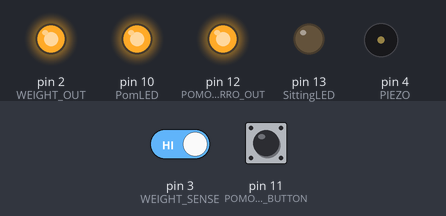
Recording of a sketch running on a simulated Arduino Uno, built with avr-gcc and run on an emulated ATmega328P. Parts: output pins drawn as LEDs (lit = HIGH), buzzer (waves = sounding). Dashed ring = blinking. The test bench sets the inputs (shaded band); at power-on: pin 11 (POMODORRO_BUTTON) HIGH, pin 3 (WEIGHT_SENSE) HIGH.

Above: at 1.8 s.
1.9 s: pin 11 (POMODORRO_BUTTON) pulled LOW for 0.6 s
At 3.9 s:
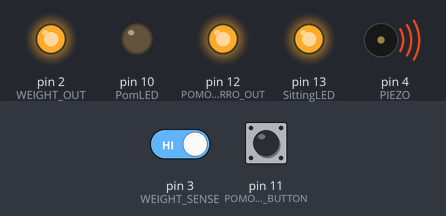
4.9 s: pin 3 (WEIGHT_SENSE) driven LOW
At 5.5 s:
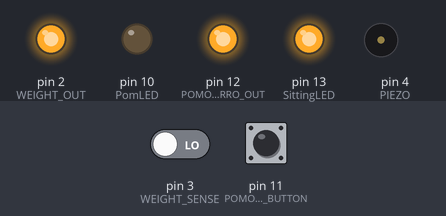
6.5 s: pin 11 (POMODORRO_BUTTON) pulled LOW for 1 s
At 7.1 s:
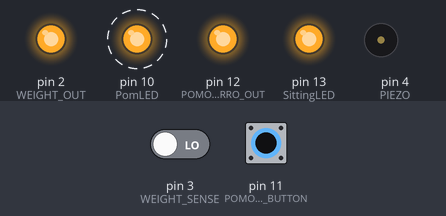
9.4 s: pin 11 (POMODORRO_BUTTON) pulled LOW for 3.2 s
At 13.8 s:
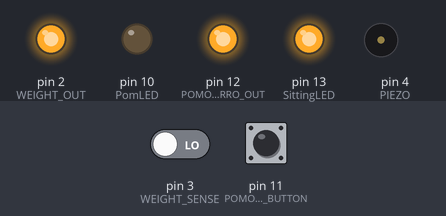
14.1 s: pin 3 (WEIGHT_SENSE) driven HIGH
At 15.1 s:
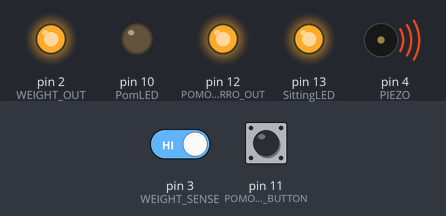
Timing chart, 0 to 16.9 s (numbered marks = the images above; inputs shaded):
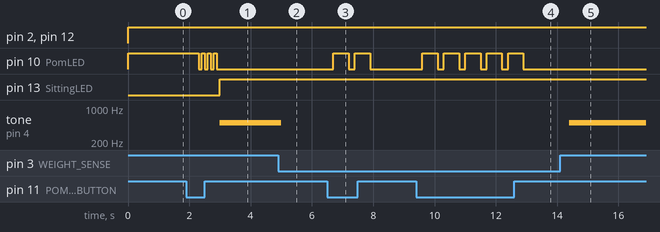

The sketch:

sketch_dec09a.ino
```cpp
int WEIGHT_OUT =  2;
int WEIGHT_SENSE = 3;
int POMODORRO_OUT = 12;
int POMODORRO_BUTTON = 11;

int PIEZO = 4;

int SittingLED = 13;
int PomLED = 10;

double TWENTY_FIVE_MINS = 3000; // 500MS BLOCKS
double FIVE_MINUTES = 600;


bool pomodorroStatus = false;
bool sittingStatus = false;
bool working = true; // default is staart working when entering program

double count = 0;

void flashingPom(){
  int ii =0;
  while(ii <= 3){
    digitalWrite(PomLED, HIGH);
    delay(100);
    digitalWrite(PomLED, LOW);
    delay(100);
    ii++;
  }
}

void turnPomodorroOn(){
  int pomSense = digitalRead(POMODORRO_BUTTON);
  if (pomSense == LOW) {
    delay(200); // debounce
    if (pomodorroStatus == false) {
      flashingPom();
      pomodorroStatus = true;
      digitalWrite(PomLED, LOW);
      working = true;
    } else {
      // reset to defaults
      pomodorroStatus = false;
      digitalWrite(PomLED, HIGH);
      digitalWrite(SittingLED, LOW);
      count = 0;
      working = true;
      sittingStatus = false;
    }
  }
}

void checkSittinSensor(){
  int senseResults = digitalRead(WEIGHT_SENSE);
  if (pomodorroStatus == true){
    if (senseResults == LOW) {
      sittingStatus = true;
    }
    else {
      sittingStatus = false;
    }
  } else { // turn on pomodorro automatically if sitting
    if (senseResults == LOW) {
      pomodorroStatus = true;
      sittingStatus = true;
    }
  }
}

void pomTimer(){
  if (pomodorroStatus == true) { // only added in to make code stringent
    count++;
    // toggle if exceeded time
    if (working == false){
      digitalWrite(SittingLED, LOW);
      if (count >= FIVE_MINUTES) {
        working = true;
        count = 0;
      }
      // if sitting while not working PIZO beep!
      if (sittingStatus == true){
        tone(PIEZO, 500);
        return;
      }
    }
    else {
      digitalWrite(SittingLED, HIGH);
      if (count >= TWENTY_FIVE_MINS) {
        working = false;
        count = 0;
      }
      // if not sitting during working PIEZO beep!
      if (sittingStatus == false){
        tone(PIEZO, 500);
        return;
      }
    }
  }
  noTone(PIEZO);
}


void setup() {
  // put your setup code here, to run once:
  pinMode(WEIGHT_OUT, OUTPUT);
  pinMode(WEIGHT_SENSE, INPUT);
  pinMode(POMODORRO_BUTTON, INPUT);
  pinMode(POMODORRO_OUT, OUTPUT);
  pinMode(PomLED, OUTPUT);
  pinMode(SittingLED, OUTPUT);
  pinMode(PIEZO, OUTPUT);
}

void loop() {

  digitalWrite(WEIGHT_OUT, HIGH); // turn on 5V check weight sensor
  digitalWrite(POMODORRO_OUT, HIGH); // turn on 5v button sensor
  if (pomodorroStatus == false) digitalWrite(PomLED, HIGH); // turn on by default
  else digitalWrite(PomLED, LOW);

  turnPomodorroOn();
  checkSittinSensor();
  pomTimer();
  delay(500);

}
```

Measured:
- after the input at 1.9 s, pin 10 (PomLED): alternates HIGH for 0.10 s and LOW for 0.10 s, 7 changes in all, then stays LOW, starting after 0.40 s; pin 13 (SittingLED): LOW → HIGH after 1.1 s; tone on pin 4 (PIEZO): silent → 500 Hz after 1.1 s
- after the input at 4.9 s, tone on pin 4 (PIEZO): 500 Hz → silent after 0.10 s
- after the input at 6.5 s, pin 10 (PomLED): alternates HIGH for 0.50 s and LOW for 0.20 s, 4 changes in all, then stays LOW, starting after 0.20 s
- after the input at 9.4 s, pin 10 (PomLED): alternates HIGH for 0.50 s and LOW for 0.20 s, 10 changes in all, then stays LOW, starting after 0.20 s
- after the input at 14.1 s, tone on pin 4 (PIEZO): silent → 500 Hz after 0.30 s
